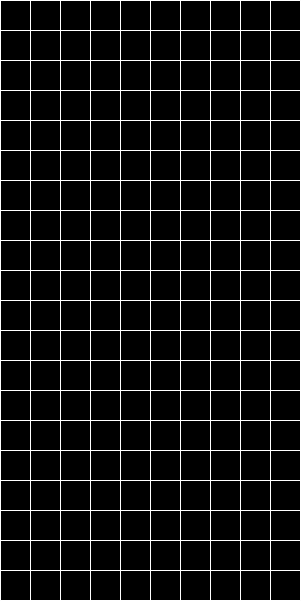
Frame 1 (no input)
Frame 60 (the mouse pressed at the canvas centre just before this capture): identical to frame 1, image omitted
Frame 120 (the mouse held since frame 60 and released just before this capture): identical to frame 1, image omitted

The Processing sketch that drew this single still picture (run headless with seeded random() and noise(); from frame 60 on, the mouse is pressed at the canvas centre):

// Processing sketch: tetris
// ── tetris.pde

  int x = 90;
  int y = 90;
  board n;

  void setup() {
    size(301, 601);
    n = new board();
    n.setup();
  }

  void draw() {
    background(0);
    n.draw();
    float x1 = 0;
    float y1 = 0;
    while(x1<=300){
      stroke(255);
      line(x1,0,x1,600);
      x1+=30;
    }
    while(y1<=600){
      stroke(255);
      line(0,y1,300,y1);
      y1+=30;
    }
  }
  
  void keyPressed() {
    if (key == CODED) {
      } if (keyCode == DOWN) {
        n.board[x][y] = 0;
        n.board[x][y+1] = 1;
        y += 30;
      } else if (keyCode == LEFT) {
        x -= 30;
      } else if (keyCode == RIGHT) {
        x += 30; 
      }
  }

 

// ── board.pde
class board{
  int[][] board;
  void setup(){
    board = new int[24][14];
    for(int i=0; i<24; i++){
      for(int j=0; j<14; j++){
        board[i][j] = -1;
      }
    }
    for(int i=2; i<22; i++){
      for(int j=2; j<12; j++){
        board[i][j] = 0;
      }
    }
  }
  void draw(){
    for(int i=2; i<22; i++){
      for(int j=2; j<12; j++){
        if(board[i][j] == 1){
          square(30*(i-2),30*(j-2),30);
        }
      }
    }
  }
}
